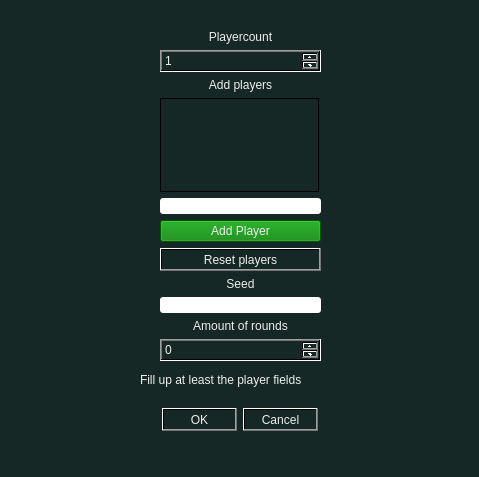
<?xml version="1.0" encoding="UTF-8"?>
<ui version="4.0">
 <class>Dialog</class>
 <widget class="QDialog" name="Dialog">
  <property name="geometry">
   <rect>
    <x>0</x>
    <y>0</y>
    <width>479</width>
    <height>477</height>
   </rect>
  </property>
  <property name="windowTitle">
   <string>Dialog</string>
  </property>
  <property name="styleSheet">
   <string notr="true">background-color: qlineargradient(spread:pad, x1:1, y1:0, x2:1, y2:0, stop:0 rgba(21, 40, 38, 255), stop:1 rgba(255, 255, 255, 255));

color: rgb(238, 238, 236);
font: 75 11pt &quot;Console&quot;;</string>
  </property>
  <widget class="QWidget" name="gridLayoutWidget_2">
   <property name="geometry">
    <rect>
     <x>160</x>
     <y>30</y>
     <width>161</width>
     <height>331</height>
    </rect>
   </property>
   <layout class="QGridLayout" name="gridLayout_2">
    <item row="13" column="0">
     <widget class="QLabel" name="roundsLabel">
      <property name="text">
       <string>Amount of rounds</string>
      </property>
      <property name="alignment">
       <set>Qt::AlignCenter</set>
      </property>
     </widget>
    </item>
    <item row="9" column="0">
     <widget class="QPushButton" name="resetPlayers">
      <property name="text">
       <string>Reset players</string>
      </property>
     </widget>
    </item>
    <item row="7" column="0">
     <widget class="QLineEdit" name="player">
      <property name="styleSheet">
       <string notr="true">background-color: rgb(255, 255, 255);
color: black;
border-radius: 3px;
</string>
      </property>
     </widget>
    </item>
    <item row="4" column="0">
     <widget class="QLabel" name="playerLabel">
      <property name="text">
       <string>Add players</string>
      </property>
      <property name="alignment">
       <set>Qt::AlignCenter</set>
      </property>
     </widget>
    </item>
    <item row="12" column="0">
     <widget class="QLineEdit" name="seed">
      <property name="styleSheet">
       <string notr="true">background-color: rgb(255, 255, 255);
color: black;
border-radius: 3px;</string>
      </property>
      <property name="maxLength">
       <number>16</number>
      </property>
     </widget>
    </item>
    <item row="8" column="0">
     <widget class="QPushButton" name="addPlayerBox">
      <property name="styleSheet">
       <string notr="true">background-color: green;</string>
      </property>
      <property name="text">
       <string>Add Player</string>
      </property>
     </widget>
    </item>
    <item row="14" column="0">
     <widget class="QSpinBox" name="roundCount"/>
    </item>
    <item row="2" column="0">
     <widget class="QLabel" name="playerCountLabel">
      <property name="text">
       <string>Playercount</string>
      </property>
      <property name="alignment">
       <set>Qt::AlignCenter</set>
      </property>
     </widget>
    </item>
    <item row="3" column="0">
     <widget class="QSpinBox" name="playerCount">
      <property name="minimum">
       <number>1</number>
      </property>
      <property name="maximum">
       <number>4</number>
      </property>
     </widget>
    </item>
    <item row="10" column="0">
     <widget class="QLabel" name="seedLabel">
      <property name="text">
       <string>Seed</string>
      </property>
      <property name="alignment">
       <set>Qt::AlignCenter</set>
      </property>
     </widget>
    </item>
    <item row="6" column="0">
     <widget class="QTextBrowser" name="playerBrowser">
      <property name="maximumSize">
       <size>
        <width>159</width>
        <height>102</height>
       </size>
      </property>
      <property name="styleSheet">
       <string notr="true"/>
      </property>
      <property name="autoFormatting">
       <set>QTextEdit::AutoAll</set>
      </property>
      <property name="html">
       <string>&lt;!DOCTYPE HTML PUBLIC &quot;-//W3C//DTD HTML 4.0//EN&quot; &quot;http://www.w3.org/TR/REC-html40/strict.dtd&quot;&gt;
&lt;html&gt;&lt;head&gt;&lt;meta name=&quot;qrichtext&quot; content=&quot;1&quot; /&gt;&lt;style type=&quot;text/css&quot;&gt;
p, li { white-space: pre-wrap; }
&lt;/style&gt;&lt;/head&gt;&lt;body style=&quot; font-family:'Console'; font-size:11pt; font-weight:72; font-style:normal;&quot;&gt;
&lt;p align=&quot;center&quot; style=&quot;-qt-paragraph-type:empty; margin-top:0px; margin-bottom:0px; margin-left:0px; margin-right:0px; -qt-block-indent:0; text-indent:0px;&quot;&gt;&lt;br /&gt;&lt;/p&gt;&lt;/body&gt;&lt;/html&gt;</string>
      </property>
     </widget>
    </item>
   </layout>
  </widget>
  <widget class="QLabel" name="label">
   <property name="geometry">
    <rect>
     <x>140</x>
     <y>370</y>
     <width>211</width>
     <height>20</height>
    </rect>
   </property>
   <property name="text">
    <string>Fill up at least the player fields</string>
   </property>
  </widget>
  <widget class="QWidget" name="layoutWidget">
   <property name="geometry">
    <rect>
     <x>140</x>
     <y>390</y>
     <width>199</width>
     <height>59</height>
    </rect>
   </property>
   <layout class="QVBoxLayout" name="verticalLayout">
    <item>
     <widget class="QDialogButtonBox" name="buttonBox">
      <property name="standardButtons">
       <set>QDialogButtonBox::Cancel|QDialogButtonBox::Ok</set>
      </property>
      <property name="centerButtons">
       <bool>true</bool>
      </property>
     </widget>
    </item>
   </layout>
  </widget>
 </widget>
 <resources/>
 <connections>
  <connection>
   <sender>buttonBox</sender>
   <signal>rejected()</signal>
   <receiver>Dialog</receiver>
   <slot>reject()</slot>
   <hints>
    <hint type="sourcelabel">
     <x>240</x>
     <y>374</y>
    </hint>
    <hint type="destinationlabel">
     <x>237</x>
     <y>216</y>
    </hint>
   </hints>
  </connection>
 </connections>
</ui>
